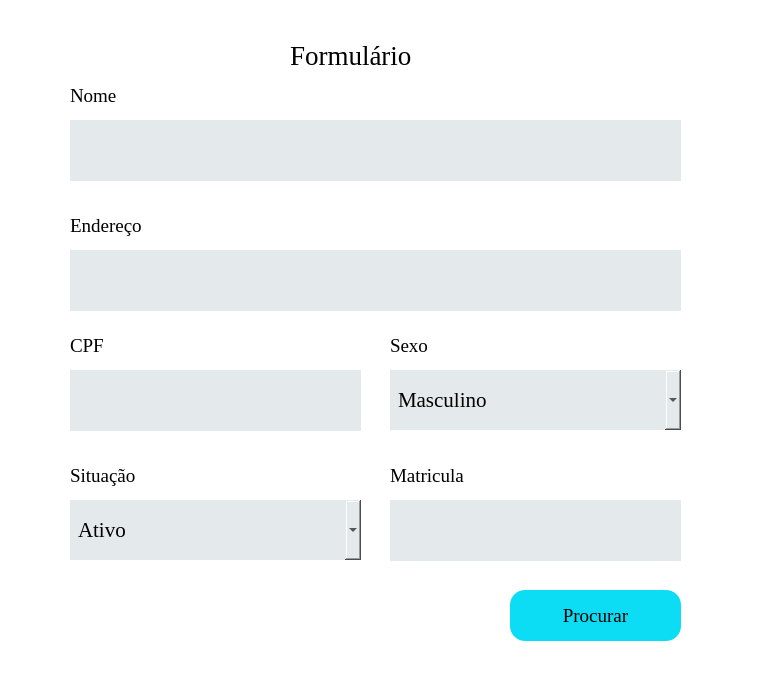
<?xml version="1.0" encoding="UTF-8"?>
<ui version="4.0">
 <class>Form</class>
 <widget class="QWidget" name="Form">
  <property name="geometry">
   <rect>
    <x>0</x>
    <y>0</y>
    <width>760</width>
    <height>680</height>
   </rect>
  </property>
  <property name="minimumSize">
   <size>
    <width>760</width>
    <height>680</height>
   </size>
  </property>
  <property name="maximumSize">
   <size>
    <width>760</width>
    <height>680</height>
   </size>
  </property>
  <property name="windowTitle">
   <string>Form</string>
  </property>
  <property name="styleSheet">
   <string notr="true">background-color:#ffffff;
</string>
  </property>
  <widget class="QLineEdit" name="lineEdit">
   <property name="geometry">
    <rect>
     <x>70</x>
     <y>120</y>
     <width>611</width>
     <height>61</height>
    </rect>
   </property>
   <property name="styleSheet">
    <string notr="true">border-radius:7 px;
background-color: #e4eaeb;
padding: 4px;</string>
   </property>
  </widget>
  <widget class="QLabel" name="label">
   <property name="geometry">
    <rect>
     <x>70</x>
     <y>80</y>
     <width>91</width>
     <height>31</height>
    </rect>
   </property>
   <property name="font">
    <font>
     <family>Georgia</family>
     <pointsize>14</pointsize>
    </font>
   </property>
   <property name="text">
    <string>Nome</string>
   </property>
  </widget>
  <widget class="QLabel" name="label_2">
   <property name="geometry">
    <rect>
     <x>70</x>
     <y>210</y>
     <width>121</width>
     <height>31</height>
    </rect>
   </property>
   <property name="font">
    <font>
     <family>Georgia</family>
     <pointsize>14</pointsize>
    </font>
   </property>
   <property name="text">
    <string>Endereço</string>
   </property>
  </widget>
  <widget class="QLineEdit" name="lineEdit_2">
   <property name="geometry">
    <rect>
     <x>70</x>
     <y>250</y>
     <width>611</width>
     <height>61</height>
    </rect>
   </property>
   <property name="styleSheet">
    <string notr="true">border-radius:7 px;
background-color: #e4eaeb;
padding: 4px;</string>
   </property>
  </widget>
  <widget class="QLabel" name="label_3">
   <property name="geometry">
    <rect>
     <x>70</x>
     <y>330</y>
     <width>121</width>
     <height>31</height>
    </rect>
   </property>
   <property name="font">
    <font>
     <family>Georgia</family>
     <pointsize>14</pointsize>
    </font>
   </property>
   <property name="text">
    <string>CPF</string>
   </property>
  </widget>
  <widget class="QLineEdit" name="lineEdit_3">
   <property name="geometry">
    <rect>
     <x>70</x>
     <y>370</y>
     <width>291</width>
     <height>61</height>
    </rect>
   </property>
   <property name="styleSheet">
    <string notr="true">border-radius:7 px;
background-color: #e4eaeb;
padding: 4px;</string>
   </property>
  </widget>
  <widget class="QLabel" name="label_4">
   <property name="geometry">
    <rect>
     <x>390</x>
     <y>330</y>
     <width>121</width>
     <height>31</height>
    </rect>
   </property>
   <property name="font">
    <font>
     <family>Georgia</family>
     <pointsize>14</pointsize>
    </font>
   </property>
   <property name="text">
    <string>Sexo</string>
   </property>
  </widget>
  <widget class="QComboBox" name="situacao_comboBox">
   <property name="geometry">
    <rect>
     <x>70</x>
     <y>500</y>
     <width>291</width>
     <height>60</height>
    </rect>
   </property>
   <property name="palette">
    <palette>
     <active>
      <colorrole role="Button">
       <brush brushstyle="SolidPattern">
        <color alpha="255">
         <red>228</red>
         <green>234</green>
         <blue>235</blue>
        </color>
       </brush>
      </colorrole>
      <colorrole role="Text">
       <brush brushstyle="SolidPattern">
        <color alpha="255">
         <red>0</red>
         <green>0</green>
         <blue>0</blue>
        </color>
       </brush>
      </colorrole>
      <colorrole role="Base">
       <brush brushstyle="SolidPattern">
        <color alpha="255">
         <red>228</red>
         <green>234</green>
         <blue>235</blue>
        </color>
       </brush>
      </colorrole>
      <colorrole role="Window">
       <brush brushstyle="SolidPattern">
        <color alpha="255">
         <red>228</red>
         <green>234</green>
         <blue>235</blue>
        </color>
       </brush>
      </colorrole>
      <colorrole role="PlaceholderText">
       <brush brushstyle="SolidPattern">
        <color alpha="128">
         <red>0</red>
         <green>0</green>
         <blue>0</blue>
        </color>
       </brush>
      </colorrole>
     </active>
     <inactive>
      <colorrole role="Button">
       <brush brushstyle="SolidPattern">
        <color alpha="255">
         <red>228</red>
         <green>234</green>
         <blue>235</blue>
        </color>
       </brush>
      </colorrole>
      <colorrole role="Text">
       <brush brushstyle="SolidPattern">
        <color alpha="255">
         <red>0</red>
         <green>0</green>
         <blue>0</blue>
        </color>
       </brush>
      </colorrole>
      <colorrole role="Base">
       <brush brushstyle="SolidPattern">
        <color alpha="255">
         <red>228</red>
         <green>234</green>
         <blue>235</blue>
        </color>
       </brush>
      </colorrole>
      <colorrole role="Window">
       <brush brushstyle="SolidPattern">
        <color alpha="255">
         <red>228</red>
         <green>234</green>
         <blue>235</blue>
        </color>
       </brush>
      </colorrole>
      <colorrole role="PlaceholderText">
       <brush brushstyle="SolidPattern">
        <color alpha="128">
         <red>0</red>
         <green>0</green>
         <blue>0</blue>
        </color>
       </brush>
      </colorrole>
     </inactive>
     <disabled>
      <colorrole role="Button">
       <brush brushstyle="SolidPattern">
        <color alpha="255">
         <red>228</red>
         <green>234</green>
         <blue>235</blue>
        </color>
       </brush>
      </colorrole>
      <colorrole role="Text">
       <brush brushstyle="SolidPattern">
        <color alpha="255">
         <red>127</red>
         <green>127</green>
         <blue>127</blue>
        </color>
       </brush>
      </colorrole>
      <colorrole role="Base">
       <brush brushstyle="SolidPattern">
        <color alpha="255">
         <red>228</red>
         <green>234</green>
         <blue>235</blue>
        </color>
       </brush>
      </colorrole>
      <colorrole role="Window">
       <brush brushstyle="SolidPattern">
        <color alpha="255">
         <red>228</red>
         <green>234</green>
         <blue>235</blue>
        </color>
       </brush>
      </colorrole>
      <colorrole role="PlaceholderText">
       <brush brushstyle="SolidPattern">
        <color alpha="128">
         <red>127</red>
         <green>127</green>
         <blue>127</blue>
        </color>
       </brush>
      </colorrole>
     </disabled>
    </palette>
   </property>
   <property name="font">
    <font>
     <family>Georgia</family>
     <pointsize>16</pointsize>
    </font>
   </property>
   <property name="styleSheet">
    <string notr="true">border-radius:6 px;
background-color: #e4eaeb;
padding: 8px;</string>
   </property>
   <property name="placeholderText">
    <string/>
   </property>
   <item>
    <property name="text">
     <string>Ativo</string>
    </property>
   </item>
   <item>
    <property name="text">
     <string>Inativo</string>
    </property>
   </item>
  </widget>
  <widget class="QComboBox" name="sexo_comboBox">
   <property name="geometry">
    <rect>
     <x>390</x>
     <y>370</y>
     <width>291</width>
     <height>60</height>
    </rect>
   </property>
   <property name="palette">
    <palette>
     <active>
      <colorrole role="Button">
       <brush brushstyle="SolidPattern">
        <color alpha="255">
         <red>228</red>
         <green>234</green>
         <blue>235</blue>
        </color>
       </brush>
      </colorrole>
      <colorrole role="Text">
       <brush brushstyle="SolidPattern">
        <color alpha="255">
         <red>0</red>
         <green>0</green>
         <blue>0</blue>
        </color>
       </brush>
      </colorrole>
      <colorrole role="Base">
       <brush brushstyle="SolidPattern">
        <color alpha="255">
         <red>228</red>
         <green>234</green>
         <blue>235</blue>
        </color>
       </brush>
      </colorrole>
      <colorrole role="Window">
       <brush brushstyle="SolidPattern">
        <color alpha="255">
         <red>228</red>
         <green>234</green>
         <blue>235</blue>
        </color>
       </brush>
      </colorrole>
      <colorrole role="PlaceholderText">
       <brush brushstyle="SolidPattern">
        <color alpha="128">
         <red>0</red>
         <green>0</green>
         <blue>0</blue>
        </color>
       </brush>
      </colorrole>
     </active>
     <inactive>
      <colorrole role="Button">
       <brush brushstyle="SolidPattern">
        <color alpha="255">
         <red>228</red>
         <green>234</green>
         <blue>235</blue>
        </color>
       </brush>
      </colorrole>
      <colorrole role="Text">
       <brush brushstyle="SolidPattern">
        <color alpha="255">
         <red>0</red>
         <green>0</green>
         <blue>0</blue>
        </color>
       </brush>
      </colorrole>
      <colorrole role="Base">
       <brush brushstyle="SolidPattern">
        <color alpha="255">
         <red>228</red>
         <green>234</green>
         <blue>235</blue>
        </color>
       </brush>
      </colorrole>
      <colorrole role="Window">
       <brush brushstyle="SolidPattern">
        <color alpha="255">
         <red>228</red>
         <green>234</green>
         <blue>235</blue>
        </color>
       </brush>
      </colorrole>
      <colorrole role="PlaceholderText">
       <brush brushstyle="SolidPattern">
        <color alpha="128">
         <red>0</red>
         <green>0</green>
         <blue>0</blue>
        </color>
       </brush>
      </colorrole>
     </inactive>
     <disabled>
      <colorrole role="Button">
       <brush brushstyle="SolidPattern">
        <color alpha="255">
         <red>228</red>
         <green>234</green>
         <blue>235</blue>
        </color>
       </brush>
      </colorrole>
      <colorrole role="Text">
       <brush brushstyle="SolidPattern">
        <color alpha="255">
         <red>127</red>
         <green>127</green>
         <blue>127</blue>
        </color>
       </brush>
      </colorrole>
      <colorrole role="Base">
       <brush brushstyle="SolidPattern">
        <color alpha="255">
         <red>228</red>
         <green>234</green>
         <blue>235</blue>
        </color>
       </brush>
      </colorrole>
      <colorrole role="Window">
       <brush brushstyle="SolidPattern">
        <color alpha="255">
         <red>228</red>
         <green>234</green>
         <blue>235</blue>
        </color>
       </brush>
      </colorrole>
      <colorrole role="PlaceholderText">
       <brush brushstyle="SolidPattern">
        <color alpha="128">
         <red>127</red>
         <green>127</green>
         <blue>127</blue>
        </color>
       </brush>
      </colorrole>
     </disabled>
    </palette>
   </property>
   <property name="font">
    <font>
     <family>Georgia</family>
     <pointsize>16</pointsize>
    </font>
   </property>
   <property name="styleSheet">
    <string notr="true">border-radius:6 px;
background-color: #e4eaeb;
padding: 8px;</string>
   </property>
   <property name="placeholderText">
    <string/>
   </property>
   <item>
    <property name="text">
     <string>Masculino</string>
    </property>
   </item>
   <item>
    <property name="text">
     <string>Feminino</string>
    </property>
   </item>
  </widget>
  <widget class="QLabel" name="label_6">
   <property name="geometry">
    <rect>
     <x>70</x>
     <y>460</y>
     <width>121</width>
     <height>31</height>
    </rect>
   </property>
   <property name="font">
    <font>
     <family>Georgia</family>
     <pointsize>14</pointsize>
    </font>
   </property>
   <property name="text">
    <string>Situação</string>
   </property>
  </widget>
  <widget class="QLineEdit" name="lineEdit_4">
   <property name="geometry">
    <rect>
     <x>390</x>
     <y>500</y>
     <width>291</width>
     <height>61</height>
    </rect>
   </property>
   <property name="styleSheet">
    <string notr="true">border-radius:7 px;
background-color: #e4eaeb;
padding: 4px;</string>
   </property>
  </widget>
  <widget class="QLabel" name="label_5">
   <property name="geometry">
    <rect>
     <x>390</x>
     <y>460</y>
     <width>121</width>
     <height>31</height>
    </rect>
   </property>
   <property name="font">
    <font>
     <family>Georgia</family>
     <pointsize>14</pointsize>
    </font>
   </property>
   <property name="text">
    <string>Matricula</string>
   </property>
  </widget>
  <widget class="QLabel" name="label_7">
   <property name="geometry">
    <rect>
     <x>290</x>
     <y>30</y>
     <width>172</width>
     <height>51</height>
    </rect>
   </property>
   <property name="font">
    <font>
     <family>Georgia</family>
     <pointsize>20</pointsize>
    </font>
   </property>
   <property name="text">
    <string>Formulário</string>
   </property>
  </widget>
  <widget class="QPushButton" name="procurar_btn">
   <property name="geometry">
    <rect>
     <x>510</x>
     <y>590</y>
     <width>171</width>
     <height>51</height>
    </rect>
   </property>
   <property name="font">
    <font>
     <family>Georgia</family>
     <pointsize>14</pointsize>
    </font>
   </property>
   <property name="styleSheet">
    <string notr="true">background-color:#0cddf5;
border-width: 2px;
border-radius: 15px;
padding: 4px;;</string>
   </property>
   <property name="text">
    <string>Procurar</string>
   </property>
  </widget>
 </widget>
 <resources/>
 <connections/>
</ui>
